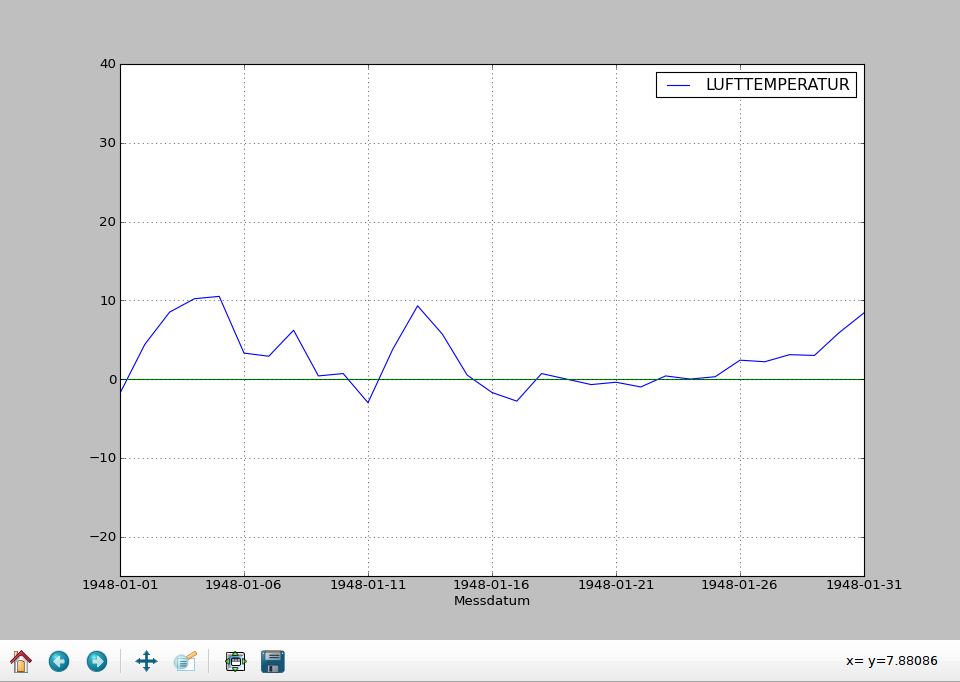

Write Python code to recreate this figure.
#!/usr/bin/env python

import sys
from datetime import datetime, date, time

import pandas
from pandas import Series, DataFrame, Panel

import matplotlib.pyplot as plt
import matplotlib as matplot

matplot.rc('figure', figsize=(12, 8))

data = pandas.read_csv('tageswerte-1948-2012.csv',
                       parse_dates = {'Messdatum': ['MESS_DATUM']},
                       index_col   = 'Messdatum')

# extract certain columns we're interested in
ticks = data.ix[:, ['NIEDERSCHLAGSHOEHE', 'LUFTTEMPERATUR']]

# display 5 first rows
print ticks.head()

# output a couple of basic statistics - minimum, maximum, mean, etc
print ticks.describe()

# get a specific value - lowest values of two columns
print ticks.min()

# get a specific value - highest temperatur
print ticks.LUFTTEMPERATUR.max()

#extract a specific column
temperature = ticks.LUFTTEMPERATUR

# display 20 rows
print temperature.head(20)

# display value of rows 5 to 8
print temperature.ix[5:8]

# create a simple plot by date range
temperature['1948-01-01':'1948-01-31'].plot()

# basic configuration of plot
plt.ylim(-25.0, 40.0)
plt.legend()
plt.axhline(linewidth = 1, color = 'g')

# display the whole thing
plt.show()
